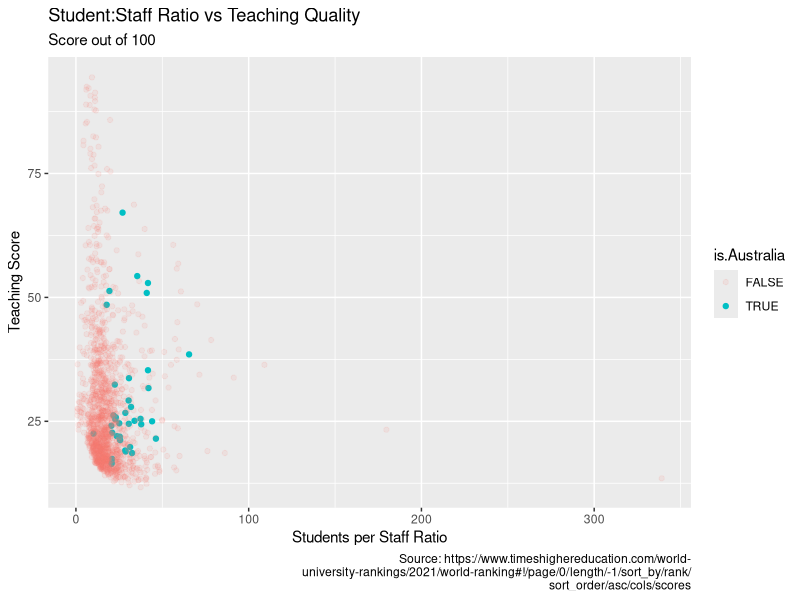
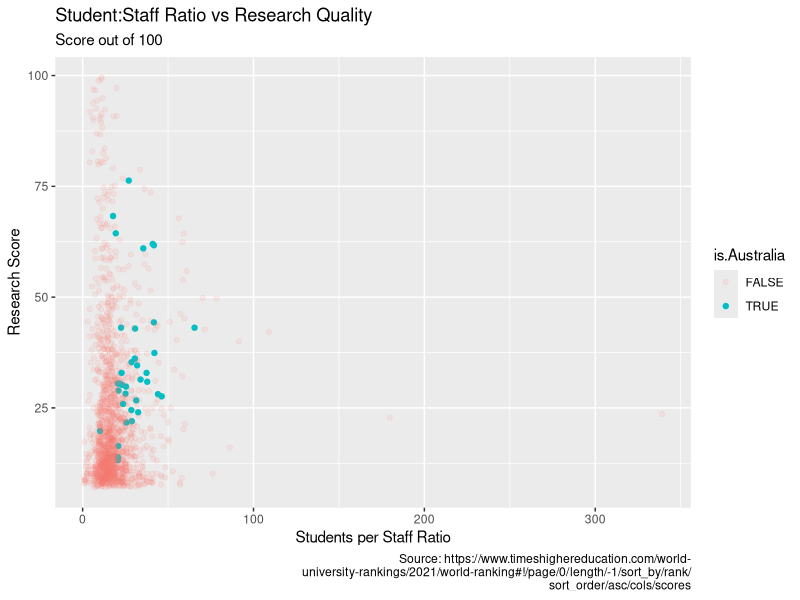
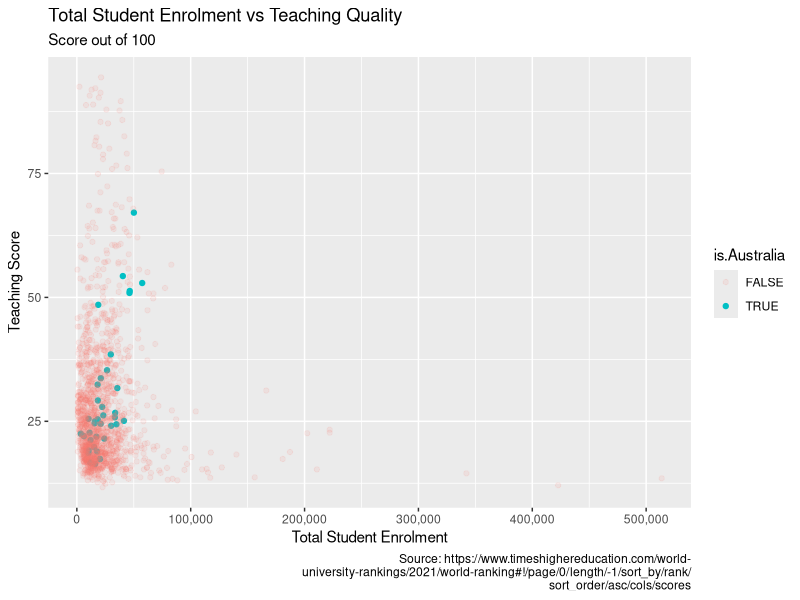
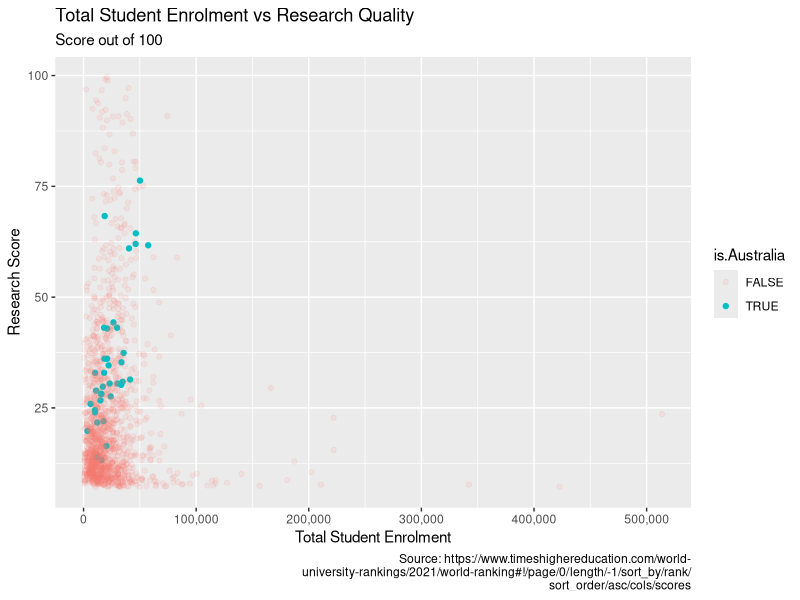
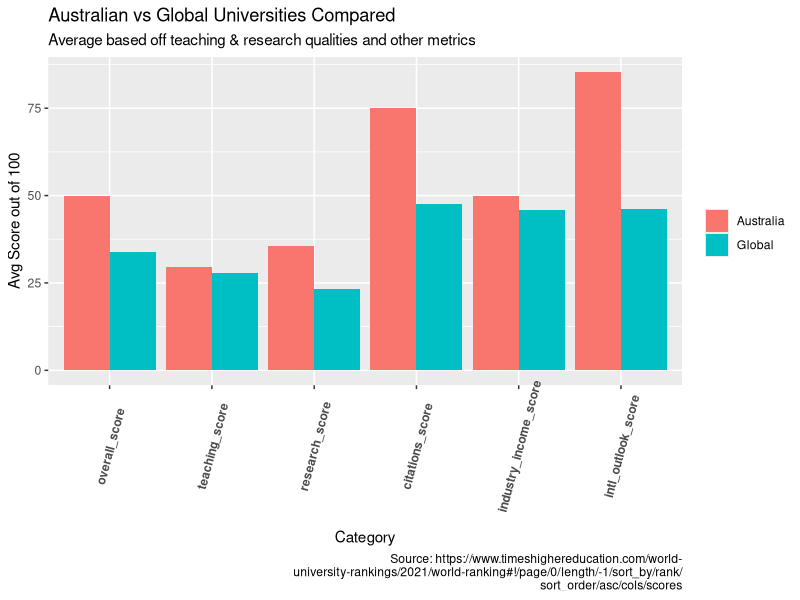

Recreate these plots in R, in order.
install.packages("tidyverse")
library(tidyverse)
library(scales)

setwd('D:\\Comp_Sci_Projects\\Case Study')

uni_ranking <- read.csv("universities_ranking_v2.csv")
uni_score <- read.csv("universities_scores_v2.csv")

uni_data <- uni_ranking %>% inner_join(uni_score, 
                                       by = c("ranking", "title", "location"))
##OR

uni_data_v2 <- read.csv("uni_data_v2.csv")

head(uni_data)

view(uni_data)

## Relationship between student:staff ratio and teaching

ggplot(data = uni_data_v2) +
  geom_point(mapping = aes(x = students.staff.ratio, y = teaching.score,
                           color = is.Australia, alpha = is.Australia))+
  labs( x = "Students per Staff Ratio", y = "Teaching Score",
        title = "Student:Staff Ratio vs Teaching Quality",
        subtitle = "Score out of 100",
        caption = "Source: https://www.timeshighereducation.com/world-
        university-rankings/2021/world-ranking#!/page/0/length/-1/sort_by/rank/
        sort_order/asc/cols/scores")

## Relationship between student:staff ratio and research

ggplot(data = uni_data_v2) +
  geom_point(mapping = aes(x = students.staff.ratio, y = research.score,
                           color = is.Australia, alpha = is.Australia))+
  scale_fill_discrete(name = "Australia")+
  labs( x = "Students per Staff Ratio", y = "Research Score",
        title = "Student:Staff Ratio vs Research Quality",
        subtitle = "Score out of 100",
        caption = "Source: https://www.timeshighereducation.com/world-
        university-rankings/2021/world-ranking#!/page/0/length/-1/sort_by/rank/
        sort_order/asc/cols/scores")
## Relationship between enrollment numbers and teaching

ggplot(data = uni_data_v2) +
  geom_point(mapping = aes(x = number.students, y = teaching.score,
                           color = is.Australia, alpha = is.Australia))+
  scale_fill_discrete(name = "Australia")+
  labs( x = "Total Student Enrolment", y = "Teaching Score",
        title = "Total Student Enrolment vs Teaching Quality",
        subtitle = "Score out of 100",
        caption = "Source: https://www.timeshighereducation.com/world-
        university-rankings/2021/world-ranking#!/page/0/length/-1/sort_by/rank/
        sort_order/asc/cols/scores")+ 
  scale_x_continuous(labels = label_comma())


## Relationship between enrollment numbers and research

ggplot(data = uni_data_v2) +
  geom_point(mapping = aes(x = number.students, y = research.score,
                           color = is.Australia, alpha = is.Australia))+
  scale_fill_discrete(name = "Australia")+
  labs( x = "Total Student Enrolment", y = "Research Score",
        title = "Total Student Enrolment vs Research Quality",
        subtitle = "Score out of 100",
        caption = "Source: https://www.timeshighereducation.com/world-
        university-rankings/2021/world-ranking#!/page/0/length/-1/sort_by/rank/
        sort_order/asc/cols/scores")+ 
  scale_x_continuous(labels = label_comma())

## Creating averages for Australian vs rest-of-the-world average table

# For scores
overall_score_avg <- uni_data %>%
  group_by(group = ifelse(location == "Australia", "Australia", "Global")) %>%
  summarise(overall_score = mean(overall.score))

teaching_score_avg <- uni_data %>%
  group_by(group = ifelse(location == "Australia", "Australia", "Global")) %>%
  summarise(teaching_score = mean(teaching.score))

research_score_avg <- uni_data %>%
  group_by(group = ifelse(location == "Australia", "Australia", "Global")) %>%
  summarise(research_score = mean(research.score))

citations_score_avg <- uni_data %>%
  group_by(group = ifelse(location == "Australia", "Australia", "Global")) %>%
  summarise(citations_score = mean(citations.score))

industry_income_avg <- uni_data %>%
  group_by(group = ifelse(location == "Australia", "Australia", "Global")) %>%
  summarise(industry_income_score = mean(industry.income.score))

intl_outlook_avg <- uni_data %>%
  group_by(group = ifelse(location == "Australia", "Australia", "Global")) %>%
  summarise(intl_outlook_score = mean(intl.outlook.score))

aus_vs_global_score_avg <- list(overall_score_avg, teaching_score_avg, research_score_avg,
     citations_score_avg, industry_income_avg, intl_outlook_avg) %>%
  reduce(full_join, by = "group")

##Comparing AUS vs. Global chart

order <- c("overall_score", "teaching_score", "research_score", "citations_score", "industry_income_score", 
           "intl_outlook_score")

aus_vs_global_score_avg %>% pivot_longer(cols=c('overall_score',
                                                'teaching_score',
                                                'research_score',
                                                'citations_score',
                                                'industry_income_score',
                                                'intl_outlook_score'),
                                         names_to = "category",
                                         values_to = "score") %>%
  ggplot() + geom_col(mapping = aes( x = category, y = score, fill = group), position = "dodge") +
  scale_x_discrete(limits = order) +
  labs( x = "Category", y = "Avg Score out of 100",
        title = "Australian vs Global Universities Compared",
        subtitle = "Average based off teaching & research qualities and other metrics",
        caption = "Source: https://www.timeshighereducation.com/world-
        university-rankings/2021/world-ranking#!/page/0/length/-1/sort_by/rank/
        sort_order/asc/cols/scores") +
  theme(axis.text.x = element_text(angle = 75 , vjust = 0.6, face = "bold"))+
  scale_fill_discrete(name = "")

# For uni demographics



